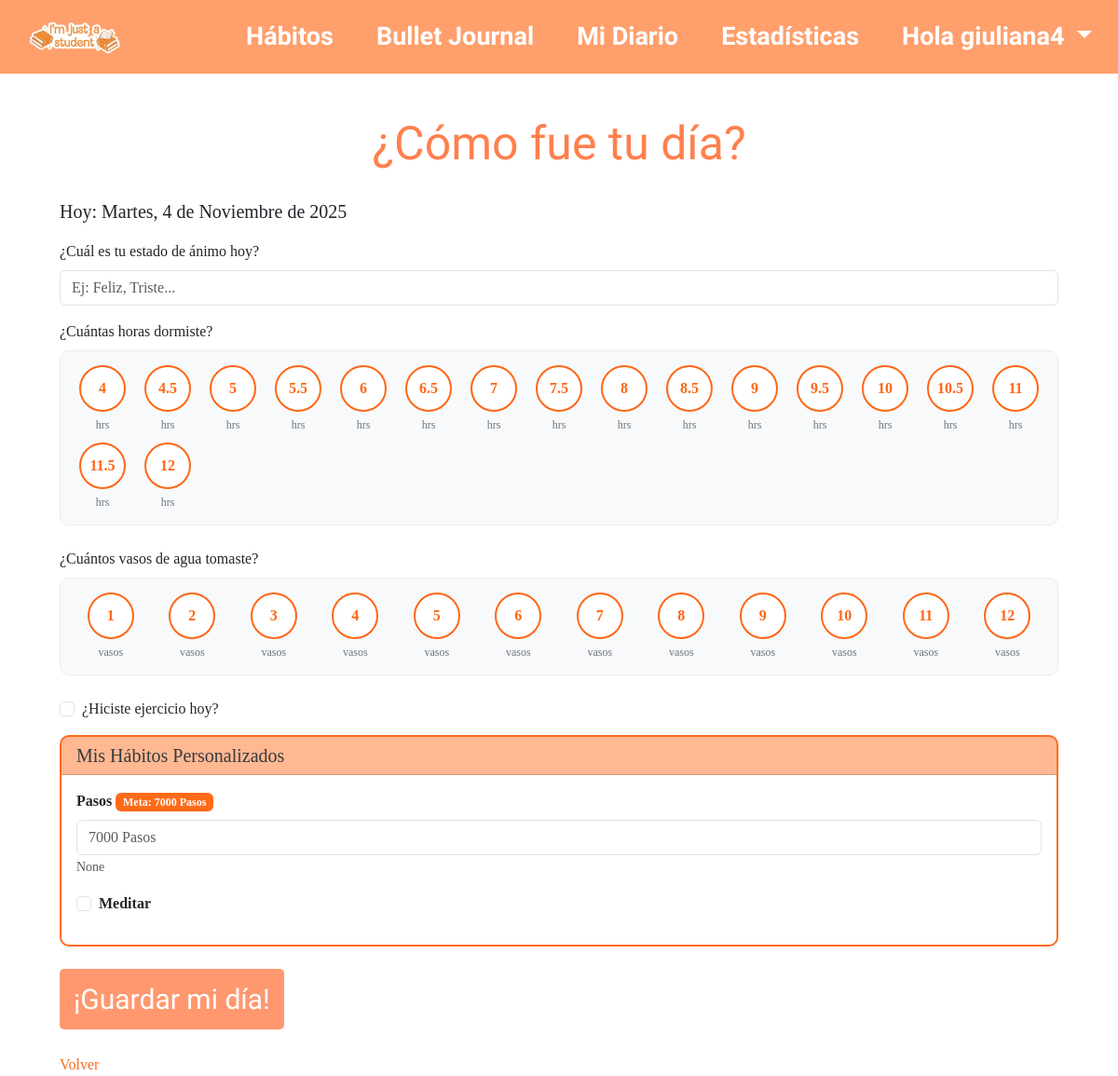
Screenshot of /journals/new_journal/ (signed in) with the database file from the repository.
### bullet_journal/models.py (models this page shows, shortened)
class CustomHabit(models.Model):
    TYPE_CHOICES = [
        ('boolean', 'Sí/No'),
        ('integer', 'Número'),
    ]
    user = models.ForeignKey(User, on_delete=models.CASCADE, related_name='custom_habits')
    name = models.CharField(max_length=100)
    description = models.TextField(blank=True, null=True)
    type = models.CharField(max_length=10, choices=TYPE_CHOICES)
    created_at = models.DateTimeField(auto_now_add=True)
    is_active = models.BooleanField(default=True)
    goal_value = models.IntegerField(null=True, blank=True)  # Valor objetivo (si aplica)
    unit = models.CharField(max_length=20, blank=True, null=True)  #
    class Meta:
        unique_together = ('user', 'name')
        ordering = ['-created_at']

### bullet_journal/views/journal_views.py (the view)
# urls.py: path('journals/new_journal/', journal_create, name='journal_create'),
@login_required
def journal_create(request):
    print(f"DEBUG: Iniciando journal_create - Método: {request.method}")
    if request.method == 'POST':
        print(f"DEBUG: Usuario: {request.user}")
        form = JournalForm(request.POST, request.FILES, user=request.user)
        if form.is_valid():
            date = form.cleaned_data['date']
            print(f"DEBUG: Fecha: {date}")
            existing_count = Journal.objects.filter(user=request.user, date=date).count()
            print(f"DEBUG: Journals existentes para {date}: {existing_count}")
            try:
                journal = Journal.objects.get(user=request.user, date=date)
                print(f"DEBUG: Journal existente encontrado ID: {journal.id}")
                journal.mood = form.cleaned_data['mood']
                journal.sleep_hours = form.cleaned_data.get('sleep_hours')
                journal.water_glasses = form.cleaned_data.get('water_glasses')
                journal.exercise = form.cleaned_data.get('exercise', False)
                if form.cleaned_data.get('image'):
                    journal.image = form.cleaned_data['image']
                custom_habits_data = {}
                for field_name, value in form.cleaned_data.items():
                    if field_name.startswith('habit_'):
                        custom_habits_data[field_name] = value
                journal.custom_habits_data = custom_habits_data
                journal.save()
                print(f"DEBUG: Journal actualizado exitosamente")
                action = "actualizado"
            except Journal.DoesNotExist:
                print(f"DEBUG: Creando nuevo journal")
                custom_habits_data = {}
                for field_name, value in form.cleaned_data.items():
                    if field_name.startswith('habit_'):
                        custom_habits_data[field_name] = value
                journal = Journal(
                    user=request.user,
                    date=date,
                    mood=form.cleaned_data['mood'],
                    sleep_hours=form.cleaned_data.get('sleep_hours'),
                    water_glasses=form.cleaned_data.get('water_glasses'),
                    exercise=form.cleaned_data.get('exercise', False),
                    custom_habits_data=custom_habits_data
                )
                if form.cleaned_data.get('image'):
                    journal.image = form.cleaned_data['image']
                journal.save()
                print(f"DEBUG: Nuevo journal creado ID: {journal.id}")
                action = "creado"
            except Exception as e:
                print(f"DEBUG: Error inesperado: {type(e).__name__}: {e}")
                import traceback
                traceback.print_exc()
                messages.error(request, f"Error al guardar: {e}")
                return render(request, 'bullet_journal/journal/new_journal.html', {
                    'form': form,
                    'custom_habits': CustomHabit.objects.filter(user=request.user, is_active=True)
                })
            messages.success(request, f"Journal {action} correctamente 🎉")
            return redirect('journal_list')
        else:
            print(f"DEBUG: Errores del formulario: {form.errors}")
    else:
        form = JournalForm(user=request.user)
        today = timezone.now().date()
        existing_journal = Journal.objects.filter(user=request.user, date=today).first()
        if existing_journal:
            form = JournalForm(instance=existing_journal, user=request.user)
            load_custom_habits_data(form, request.user, today)
    sleep_hours_options = [4, 4.5, 5, 5.5, 6, 6.5, 7, 7.5, 8, 8.5, 9, 9.5, 10, 10.5, 11, 11.5, 12]
    water_glasses_options = [1, 2, 3, 4, 5, 6, 7, 8, 9, 10, 11, 12]
    custom_habits = CustomHabit.objects.filter(user=request.user, is_active=True)
    return render(request, 'bullet_journal/journal/new_journal.html', {
        'form': form,
        'custom_habits': custom_habits,
        'sleep_hours_options': sleep_hours_options,    # ← AGREGAR
        'water_glasses_options': water_glasses_options, # ← AGREGAR
    })

### bullet_journal/views/journal_views.py (called while the page is built)
def load_custom_habits_data(form, user, date):
    try:
        journal = Journal.objects.get(user=user, date=date)
        if journal.custom_habits_data:
            for field_name, value in journal.custom_habits_data.items():
                if field_name in form.fields and value is not None:
                    form.fields[field_name].initial = value
    except Journal.DoesNotExist:
        pass

### bullet_journal/templates/bullet_journal/journal/new_journal.html (shortened to what this page needs)
{% extends "header.html" %}
{% block extra_head %}
{% load static %}
<link rel="stylesheet" href="{% static 'bullet_journal/css/styles.css' %}">
{% endblock %}
{% block contenido %}
<div class="container mt-5">
    <div class="journal-form">
        <h1>¿Cómo fue tu día?</h1>
        <p id="hoy-texto" class="fs-5 mb-3">Hoy:</p>
        <form method="post" enctype="multipart/form-data">
            <div class="mb-3">
                <label for="mood" class="form-label">¿Cuál es tu estado de ánimo hoy?</label>
                <input type="text" class="form-control" id="mood" name="mood" maxlength="50" placeholder="Ej: Feliz, Triste...">
            </div>
            <div class="mb-4">
                <label class="form-label">¿Cuántas horas dormiste?</label>
                <div class="sleep-selector">
                    <div class="hours-grid">
                        {% for hour in sleep_hours_options %}
                        <div class="hour-option" data-value="{{ hour }}">
                            <div class="hour-circle">
                                <span>{{ hour }}</span>
                            </div>
                            <small>hrs</small>
                        </div>
                        {% endfor %}
                    </div>
                </div>
            </div>
            <div class="mb-4">
                <label class="form-label">¿Cuántos vasos de agua tomaste?</label>
                <div class="water-selector">
                    <div class="glasses-grid">
                        {% for glass in water_glasses_options %}
                        <div class="glass-option" data-value="{{ glass }}">
                            <div class="glass-circle">
                                <span>{{ glass }}</span>
                            </div>
                            <small>vasos</small>
                        </div>
                        {% endfor %}
                    </div>
                </div>
            </div>
            <div class="mb-3 form-check">
                <input type="checkbox" class="form-check-input form-check-input-orange" id="exercise" name="exercise">
                <label class="form-check-label" for="exercise">¿Hiciste ejercicio hoy?</label>
            </div>
            {% if custom_habits %}
            <div class="card mb-4 border-orange">
                <div class="card-header bg-orange-light">
                    <h5 class="mb-0">Mis Hábitos Personalizados</h5>
                </div>
                <div class="card-body">
                    {% for habit in custom_habits %}
                    <div class="mb-3">
                        {% if habit.type == 'boolean' %}
                        <div class="form-check">
                            <input type="checkbox" class="form-check-input form-check-input-orange"
                                   id="habit_{{ habit.id }}"
                                   name="habit_{{ habit.id }}"
                                   value="true">
                            <label class="form-check-label" for="habit_{{ habit.id }}">
                                <strong>{{ habit.name }}</strong>
                            </label>
                        </div>
                        {% elif habit.type == 'integer' %}
                        <label for="habit_{{ habit.id }}" class="form-label">
                            <strong>{{ habit.name }}</strong>
                            {% if habit.goal_value %}
                            <span class="badge badge-orange">Meta: {{ habit.goal_value }}{% if habit.unit %} {{ habit.unit }}{% endif %}</span>
                            {% endif %}
                        </label>
                        <input type="number"
                               class="form-control"
                               id="habit_{{ habit.id }}"
                               name="habit_{{ habit.id }}"
                               min="0"
                               placeholder="{% if habit.goal_value %}{{ habit.goal_value }}{% else %}0{% endif %}{% if habit.unit %} {{ habit.unit }}{% endif %}">
                        {% if habit.description %}
                        <small class="form-text text-muted">{{ habit.description }}</small>
                        {% endif %}
                        {% endif %}
                    </div>
                    {% endfor %}
                </div>
            </div>
            {% endif %}
            <div class="d-flex gap-2 flex-wrap">
                <button type="submit" class="btn btn-primary">¡Guardar mi día!</button>
            </div>
        </form>
        <a href="{% url 'journal_list' %}" class="link-orange">Volver</a>
    </div>
</div>
{% endblock contenido %}

### bullet_journal/templates/header.html (shortened to what this page needs)
{% load static %}
<!DOCTYPE html>
<html lang="es">
<head>
    <link href="https://cdn.jsdelivr.net/npm/bootstrap@5.3.3/dist/css/bootstrap.min.css" rel="stylesheet">
    <link rel="stylesheet" href="https://cdn.jsdelivr.net/npm/bootstrap-icons/font/bootstrap-icons.css">
    <link rel="stylesheet" href="{% static 'bullet_journal/css/styles.css' %}">
    {% block extra_head %}{% endblock %}
</head>
<body>
<header>
<nav class="navbar navbar-expand-lg navbar-light custom-header">
  <div class="container-fluid">
    <a class="navbar-brand" href="{% url 'home' %}">
      <img src="{% static 'bullet_journal/images/logo1.png' %}" alt="Logo" class="logo-img">
    </a>
    <div class="collapse navbar-collapse" id="navbarContent">
      <ul class="navbar-nav ms-auto nav-links">
        <li class="nav-item"><a class="nav-link" href="{% url 'manage_habits' %}">Hábitos</a></li>
        <li class="nav-item"><a class="nav-link" href="{% url 'journal_list' %}">Bullet Journal</a></li>
        <li class="nav-item"><a class="nav-link" href="{% url 'diary_list' %}">Mi Diario</a></li>
        <li class="nav-item"><a class="nav-link" href="{% url 'stadistics' %}">Estadísticas</a></li>
        {% if user.is_authenticated %}
        <li class="nav-item dropdown">
          <a class="nav-link dropdown-toggle" href="#" data-bs-toggle="dropdown">
            Hola {{ user.username }}
          </a>
        </li>
        {% else %}
        <li class="nav-item"><a class="nav-link" href="{% url 'users:login' %}">Iniciar sesión</a></li>
        {% endif %}
      </ul>
    </div>
  </div>
</nav>
</header>
<main class="container py-4">
    {% block contenido %}{% endblock %}
</main>
</body>
</html>

### bullet_journal/static/bullet_journal/css/styles.css (style rules this page uses)
* { margin: 0; padding: 0; box-sizing: border-box; }
.journal-form { height: 100vh; margin: 0; font-family: 'Times New Roman', Times, serif; padding: 10px; padding-top: 0; }
.journal-form .btn.btn-primary { text-align: center; font-family: "Amatic SC", sans-serif; color: white; font-size: 30px; margin-bottom: 10px; }
h1 { margin-top: 80px; padding: 20px; font-family: 'Dancing Script', cursive; color: #ff7f4d; font-size: 50px; text-align: center; }
.btn.btn-primary { font-family: 'Times New Roman', Times, serif; font-size: 19px; background-color: #ff986f; color: white; border: none; padding: 10px 15px; border-radius: 5px; text-align: center; justify-content: center; }
:root { --cell: 28px; --gap: 2px; --border: #333; font-family: Arial, sans-serif; }
.badge-orange { background-color: #ff6a19 !important; color: white !important; }
.border-orange { border: 2px solid #ff6a19 !important; border-radius: 10px !important; }
.link-orange { color: #ff6a19 !important; text-decoration: none; font-family: 'Times New Roman', Times, serif; text-align: center; }
.bg-orange-light { background-color: #ff6a1986 !important; opacity: 0.9; }
.custom-header { background-color: #ff9f6c; color: white; padding: 0 8px !important; position: fixed; top: 0; left: 0; width: 100%; z-index: 1000; align-items: center; overflow: visible; }
.logo-img { width: 120px; height: auto; padding: 0%; }
.nav-links { list-style: none; display: flex; gap: 30px; align-items: center; }
.nav-links a, .dropdown-item { text-decoration: none; color: white !important; font-weight: bold; font-family: 'Amatic SC', cursive; font-size: 27px; }

### bullet_journal/templates/bullet_journal/journal/new_journal.html (style rules this page uses)
.sleep-selector, .water-selector { padding: 15px; background-color: #f8f9fa; border-radius: 10px; border: 1px solid #e9ecef; }
.hours-grid, .glasses-grid { display: grid; grid-template-columns: repeat(auto-fit, minmax(60px, 1fr)); gap: 10px; max-width: 100%; }
.hour-option, .glass-option { display: flex; flex-direction: column; align-items: center; cursor: pointer; transition: all 0.3s ease; }
.hour-circle, .glass-circle { width: 50px; height: 50px; border-radius: 50%; display: flex; align-items: center; justify-content: center; font-weight: bold; transition: all 0.3s ease; border: 2px solid #dee2e6; background-color: white; margin-bottom: 5px; }
.hour-circle { color: #ff6614; border-color: #ff6614; }
.glass-circle { color: #ff6614; border-color: #ff6614; }
.hour-option small, .glass-option small { color: #6c757d; font-size: 0.75rem; }

### rows the page displays
CustomHabit: name "Pasos", goal_value "7000", unit "Pasos", goal_value+unit "7000 Pasos", description "None"
CustomHabit: name "Meditar"

### other values shown
{{ user.username }} "giuliana4"
{{ hour }} "4" "4.5" "5" "5.5" "6" "6.5" "7" "7.5" "8" "8.5" "9" "9.5" "10" "10.5" "11" "11.5" "12"
{{ glass }} "1" "2" "3" "4" "5" "6" "7" "8" "9" "10" "11" "12"
